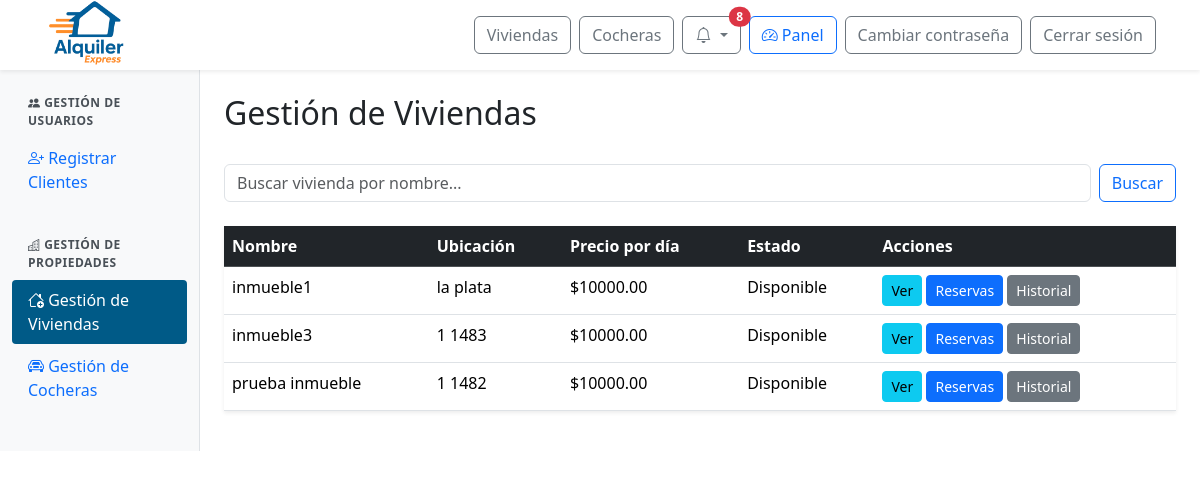
The app's page /panel/inmuebles/ (signed in) with its own data.
### web/models.py (models this page shows, shortened)
class Inmueble(models.Model):
    id_inmueble = models.AutoField(primary_key=True)
    nombre = models.CharField(max_length=100, unique=True)
    ubicacion = models.TextField()
    provincia = models.ForeignKey(Provincia, on_delete=models.SET_NULL, null=True)
    ciudad = models.ForeignKey(Ciudad, on_delete=models.SET_NULL, null=True)
    descripcion = models.TextField()
    cantidad_banios = models.IntegerField()
    cantidad_ambientes = models.IntegerField()
    cantidad_camas = models.IntegerField()
    cantidad_huespedes = models.IntegerField()
    precio_por_dia = models.DecimalField(max_digits=10, decimal_places=2)
    politica_cancelacion = models.TextField()
    fecha_publicacion = models.DateField()
    cochera = models.ForeignKey(Cochera, null=True, blank=True, on_delete=models.SET_NULL)
    estado = models.ForeignKey(Estado, on_delete=models.SET_NULL, null=True)
    empleado = models.ForeignKey(Perfil, null=True, blank=True, on_delete=models.SET_NULL)
    minimo_dias_alquiler = models.PositiveIntegerField(default=1, verbose_name="Mínimo de días de alquiler")

class Estado(models.Model):
    id_estado = models.AutoField(primary_key=True)
    nombre = models.CharField(max_length=100)

### web/views.py (the view)
# urls.py: path('panel/inmuebles/', views.admin_inmuebles, name='admin_inmuebles'),
@login_required
@user_passes_test(is_admin_or_empleado)
def admin_inmuebles(request):
    query = request.GET.get('q', '').strip()
    inmuebles = Inmueble.objects.exclude(estado__nombre='Eliminado').order_by('nombre')
    if query:
        inmuebles = inmuebles.filter(
            Q(nombre__icontains=query) | Q(descripcion__icontains=query)
        )
    empleados = Perfil.objects.filter(usuario__groups__name="empleado")
    return render(request, 'admin/admin_inmuebles.html', {
        'inmuebles': inmuebles,
        'query': query,
        'empleados': empleados,
    })

### web/context_processors.py (called while the page is built)
def notifications(request):
    if request.user.is_authenticated:
        try:
            return {
                'notificaciones': request.user.perfil.notificacion_set.order_by('-fecha_creacion')[:10],
                'notificaciones_no_leidas': request.user.perfil.notificacion_set.filter(leido=False).count()
            }
        except Exception:
            return {}
    return {}

def is_client_context(request):
    return {'is_client': is_client(request.user)}

### web/templatetags/user_groups.py (called while the page is built)
@register.filter(name='has_group')
def has_group(user, group_name):
    if not user.is_authenticated:
        return False
    return user.groups.filter(name=group_name).exists()

### web/views.py (called while the page is built)
def is_admin_or_empleado(user):
    return user.is_authenticated and (user.is_staff or user.groups.filter(name="empleado").exists())

def is_client(user):
    return user.is_authenticated and user.groups.filter(name="cliente").exists()

### web/templates/admin/admin_inmuebles.html (shortened to what this page needs)
{% extends 'admin/admin_base.html' %}
{% block admin_content %}
<div class="d-flex justify-content-between align-items-center mb-4">
    <h2>Gestión de Viviendas</h2>
</div>
<form class="d-flex mb-4" role="search" method="GET" action="{% url 'admin_inmuebles' %}">
    <input class="form-control me-2" type="search" placeholder="Buscar vivienda por nombre..." aria-label="Search" name="q" value="{{ query }}">
    <button class="btn btn-outline-primary" type="submit">Buscar</button>
</form>
<div class="shadow-sm">
  <div class="card-body">
    <table class="table table-hover">
      <thead class="table-dark">
        <tr>
          <th>Nombre</th>
          <th>Ubicación</th>
          <th>Precio por día</th>
          <th>Estado</th>
          <th>Acciones</th>
        </tr>
      </thead>
      <tbody>
        {% for inmueble in inmuebles %}
        <tr>
          <td>{{ inmueble.nombre }}</td>
          <td>{{ inmueble.ubicacion }}</td>
          <td>${{ inmueble.precio_por_dia|floatformat:2 }}</td>
          <td>{{ inmueble.estado.nombre }}</td>
          <td>
            <a href="{% url 'detalle_inmueble' inmueble.id_inmueble %}" class="btn btn-sm btn-info" title="Ver Detalles">Ver</a>
            <a href="{% url 'admin_inmuebles_reservas' inmueble.id_inmueble %}" class="btn btn-sm btn-primary" title="Ver Estado/Reservas">Reservas</a>
            <a href="{% url 'admin_inmuebles_historial' inmueble.id_inmueble %}" class="btn btn-sm btn-secondary" title="Ver Historial">Historial</a>
          </td>
        </tr>
        {% empty %}
        <tr>
          <td colspan="5">No se encontraron viviendas.</td>
        </tr>
        {% endfor %}
      </tbody>
    </table>
  </div>
</div>
{% endblock %}

### web/static/css/global.css (style rules this page uses)
:root { --color-azul-alquiler: #005A87; --color-naranja-alquiler: #F26A1B; --color-azul-hover: #004466; --color-naranja-hover: #d85b17; }

### web/static/css/admin.css (style rules this page uses)
:root { --color-azul-alquiler: #005A87; --color-naranja-alquiler: #F26A1B; --color-azul-hover: #004466; --color-naranja-hover: #d85b17; }

### records on screen
Inmueble: nombre "inmueble1", ubicacion "la plata", precio_por_dia "10000.00", estado.nombre "Disponible"
Inmueble: nombre "inmueble3", ubicacion "1 1483", precio_por_dia "10000.00", estado.nombre "Disponible"
Inmueble: nombre "prueba inmueble", ubicacion "1 1482", precio_por_dia "10000.00", estado.nombre "Disponible"

### other values on screen
{{ notificaciones_no_leidas }} "8"
